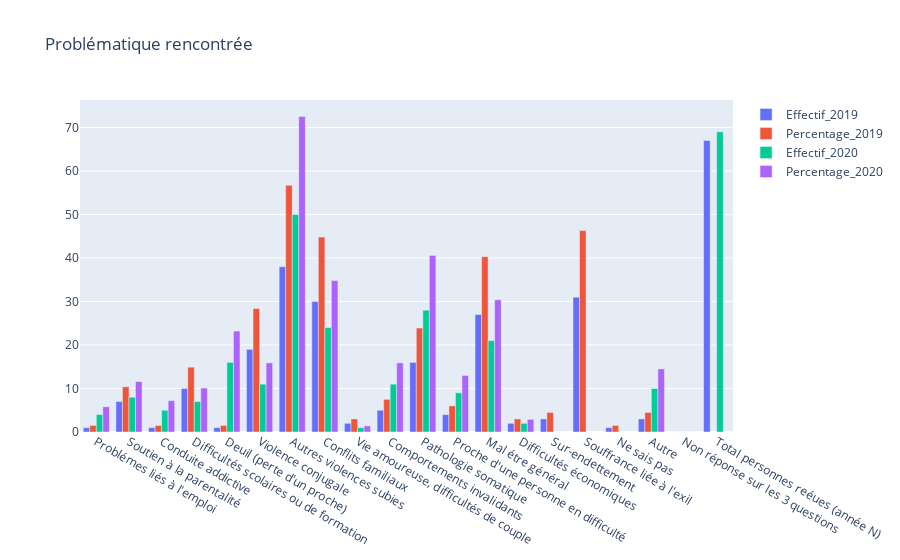

This figure's notebook cell:
### Code cell
import plotly.graph_objs as go
import pandas as pd
import plotly.express as px
from plotly.subplots import make_subplots
input_file = "Problématique rencontrée.csv"
df = pd.read_csv(input_file)
#display(df)


Total1= go.Bar(x=df.x, y=df.Effectif_2019 ,name = "Effectif_2019")
Total2= go.Bar(x=df.x, y=df.Percentage_2019 ,name = "Percentage_2019")
Total3= go.Bar(x=df.x, y=df.Effectif_2020 ,name = "Effectif_2020")
Total4= go.Bar(x=df.x, y=df.Percentage_2020 ,name = "Percentage_2020")




data =[Total1,Total2,Total3,Total4]
layout = go.Layout(title='Problématique rencontrée',barmode = "group")




fig = go.Figure(data = data, layout = layout)
fig.show()

### Figure 1 — Plotly figure (JSON) as saved in the notebook; plotly's stock layout.template omitted (floating-point values rounded to 4 significant figures)
{"data": [{"name": "Effectif_2019", "type": "bar", "x": ["Problémes liés à l'emploi", "Soutien à la parentalité", "Conduite addictive", "Difficultés scolaires ou de formation", "Deuil (perte d'un proche)", "Violence conjugale", "Autres violences subies", "Conflits familiaux", "Vie amoureuse, difficultés de couple", "Comportements invalidants", "Pathologie somatique", "Proche d'une personne en difficulté", "Mal étre général", "Difficultés économiques", "Sur-endettement", "Souffrance liée à l'exil", "Ne sais pas", "Autre", "Non réponse sur les 3 questions", "Total personnes reéues (année N)"], "y": [1, 7, 1, 10, 1, 19, 38, 30, 2, 5, 16, 4, 27, 2, 3, 31, 1, 3, 0, 67]}, {"name": "Percentage_2019", "type": "bar", "x": ["Problémes liés à l'emploi", "Soutien à la parentalité", "Conduite addictive", "Difficultés scolaires ou de formation", "Deuil (perte d'un proche)", "Violence conjugale", "Autres violences subies", "Conflits familiaux", "Vie amoureuse, difficultés de couple", "Comportements invalidants", "Pathologie somatique", "Proche d'une personne en difficulté", "Mal étre général", "Difficultés économiques", "Sur-endettement", "Souffrance liée à l'exil", "Ne sais pas", "Autre", "Non réponse sur les 3 questions", "Total personnes reéues (année N)"], "y": ["1.5%", "10.4%", "1.5%", "14.9%", "1.5%", "28.4%", "56.7%", "44.8%", "3.0%", "7.5%", "23.9%", "6.0%", "40.3%", "3.0%", "4.5%", "46.3%", "1.5%", "4.5%", "0.0%", "Non réponse Q3:"]}, {"name": "Effectif_2020", "type": "bar", "x": ["Problémes liés à l'emploi", "Soutien à la parentalité", "Conduite addictive", "Difficultés scolaires ou de formation", "Deuil (perte d'un proche)", "Violence conjugale", "Autres violences subies", "Conflits familiaux", "Vie amoureuse, difficultés de couple", "Comportements invalidants", "Pathologie somatique", "Proche d'une personne en difficulté", "Mal étre général", "Difficultés économiques", "Sur-endettement", "Souffrance liée à l'exil", "Ne sais pas", "Autre", "Non réponse sur les 3 questions", "Total personnes reéues (année N)"], "y": [4, 8, 5, 7, 16, 11, 50, 24, 1, 11, 28, 9, 21, 2, 0, null, null, 10, 0, 69]}, {"name": "Percentage_2020", "type": "bar", "x": ["Problémes liés à l'emploi", "Soutien à la parentalité", "Conduite addictive", "Difficultés scolaires ou de formation", "Deuil (perte d'un proche)", "Violence conjugale", "Autres violences subies", "Conflits familiaux", "Vie amoureuse, difficultés de couple", "Comportements invalidants", "Pathologie somatique", "Proche d'une personne en difficulté", "Mal étre général", "Difficultés économiques", "Sur-endettement", "Souffrance liée à l'exil", "Ne sais pas", "Autre", "Non réponse sur les 3 questions", "Total personnes reéues (année N)"], "y": ["5.8%", "11.6%", "7.2%", "10.1%", "23.2%", "15.9%", "72.5%", "34.8%", "1.4%", "15.9%", "40.6%", "13.0%", "30.4%", "2.9%", "0.0%", null, null, "14.5%", "0.0%", "Non réponse Q3:"]}], "layout": {"barmode": "group", "title": {"text": "Problématique rencontrée"}}}
